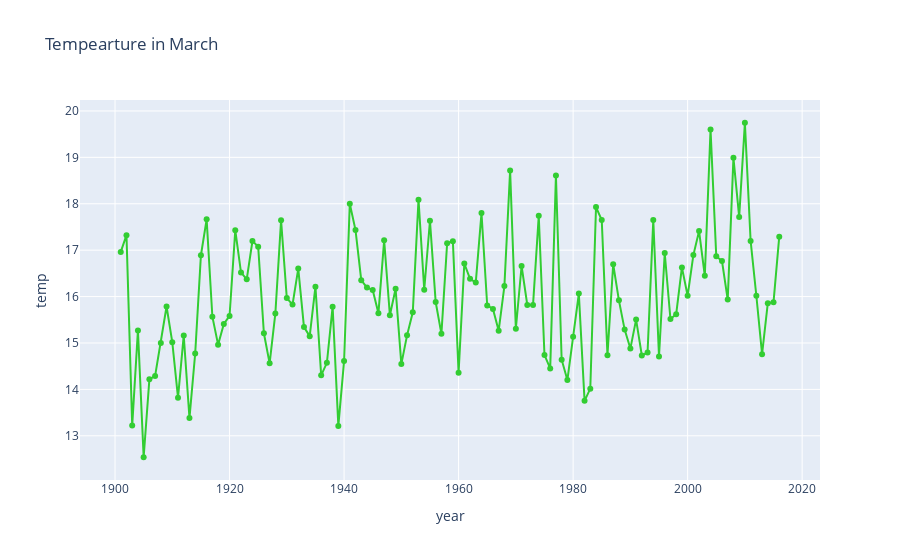

Notebook code for this chart:
### Code cell
df_mar = df.query('year >=1901').query("month =='March'")
fig = px.line(df_mar, x="year", y="temp", title='Tempearture in March',markers=True,)
fig.update_traces(line_color="#32CD32")
fig.show()
